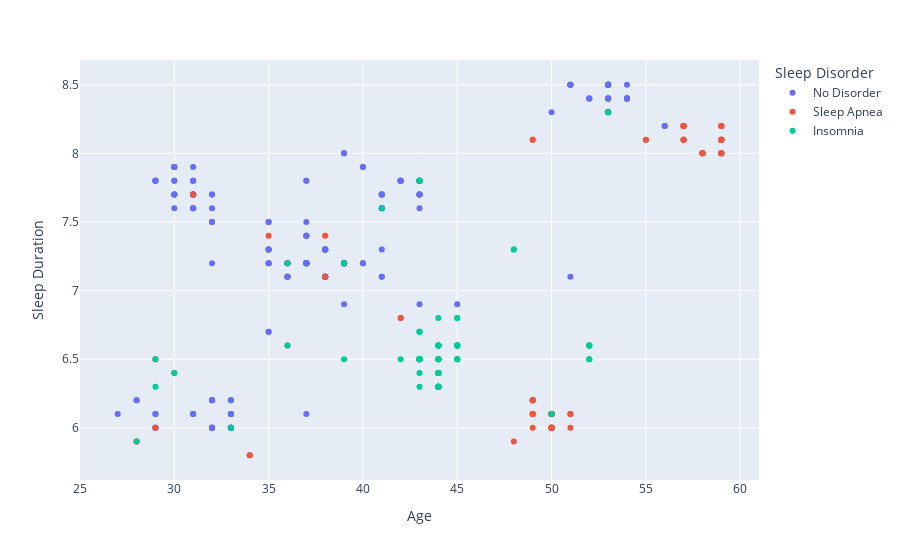

Notebook source saved alongside this figure:
### Markdown cell above
We can see that Nurses are highly affected by sleep apnea, while salespersons and teachers are affected by insomnia. on the other hand, doctors and engineers have no sleeping disorders.

### Code cell
fig=px.scatter(data,x='Age',y='Sleep Duration',color='Sleep Disorder')
fig.show()

### Figure 1 — Plotly figure (JSON) as saved in the notebook; plotly's stock layout.template omitted (floating-point values rounded to 4 significant figures; data arrays with more than 128 entries replaced by an {"elided": "..."} marker saying what was removed)
{"data": [{"hovertemplate": "Sleep Disorder=No Disorder<br>Age=%{x}<br>Sleep Duration=%{y}<extra></extra>", "legendgroup": "No Disorder", "marker": {"color": "#636efa", "symbol": "circle"}, "mode": "markers", "name": "No Disorder", "orientation": "v", "showlegend": true, "type": "scatter", "x": {"elided": "219 int values"}, "xaxis": "x", "y": {"elided": "219 float values"}, "yaxis": "y"}, {"hovertemplate": "Sleep Disorder=Sleep Apnea<br>Age=%{x}<br>Sleep Duration=%{y}<extra></extra>", "legendgroup": "Sleep Apnea", "marker": {"color": "#EF553B", "symbol": "circle"}, "mode": "markers", "name": "Sleep Apnea", "orientation": "v", "showlegend": true, "type": "scatter", "x": [28, 28, 29, 29, 30, 31, 34, 34, 35, 36, 36, 38, 38, 42, 42, 43, 43, 48, 49, 49, 49, 49, 49, 49, 49, 49, 49, 49, 50, 50, 50, 50, 50, 50, 50, 50, 50, 50, 50, 50, 50, 50, 50, 50, 50, 51, 51, 51, 55, 55, 57, 57, 57, 57, 57, 57, 57, 57, 58, 58, 58, 58, 58, 58, 59, 59, 59, 59, 59, 59, 59, 59, 59, 59, 59, 59, 59, 59], "xaxis": "x", "y": [5.9, 5.9, 6.5, 6, 6.4, 7.7, 5.8, 5.8, 7.4, 6.6, 7.2, 7.1, 7.4, 6.8, 6.8, 7.8, 6.5, 5.9, 6, 6.1, 6.1, 6.1, 6.1, 6.2, 6.2, 6.2, 8.1, 8.1, 6.1, 6, 6, 6, 6, 6, 6, 6, 6.1, 6, 6.1, 6.1, 6, 6.1, 6, 6.1, 6.1, 6, 6.1, 6.1, 8.1, 8.1, 8.2, 8.2, 8.2, 8.2, 8.2, 8.1, 8.1, 8.1, 8, 8, 8, 8, 8, 8, 8.2, 8.2, 8.2, 8.2, 8, 8, 8.1, 8, 8.1, 8.1, 8, 8.1, 8.1, 8.1], "yaxis": "y"}, {"hovertemplate": "Sleep Disorder=Insomnia<br>Age=%{x}<br>Sleep Duration=%{y}<extra></extra>", "legendgroup": "Insomnia", "marker": {"color": "#00cc96", "symbol": "circle"}, "mode": "markers", "name": "Insomnia", "orientation": "v", "showlegend": true, "type": "scatter", "x": [28, 29, 29, 30, 33, 36, 36, 39, 39, 41, 42, 43, 43, 43, 43, 43, 43, 43, 43, 43, 43, 43, 43, 43, 43, 43, 43, 43, 44, 44, 44, 44, 44, 44, 44, 44, 44, 44, 44, 44, 44, 44, 44, 44, 44, 44, 44, 44, 44, 44, 44, 44, 44, 44, 44, 44, 45, 45, 45, 45, 45, 45, 45, 45, 45, 45, 45, 48, 48, 50, 52, 52, 52, 52, 52, 52, 53], "xaxis": "x", "y": [5.9, 6.3, 6.5, 6.4, 6, 7.2, 6.6, 7.2, 6.5, 7.6, 6.5, 6.7, 6.3, 6.7, 6.5, 6.7, 6.4, 6.5, 6.5, 6.5, 6.5, 6.5, 6.5, 6.5, 6.5, 6.5, 7.8, 7.8, 6.6, 6.4, 6.3, 6.4, 6.6, 6.3, 6.6, 6.3, 6.6, 6.3, 6.6, 6.3, 6.6, 6.3, 6.6, 6.3, 6.4, 6.5, 6.3, 6.4, 6.5, 6.3, 6.4, 6.5, 6.3, 6.5, 6.3, 6.8, 6.8, 6.8, 6.5, 6.5, 6.5, 6.5, 6.6, 6.6, 6.6, 6.6, 6.6, 7.3, 7.3, 6.1, 6.5, 6.5, 6.6, 6.6, 6.6, 6.6, 8.3], "yaxis": "y"}], "layout": {"autosize": true, "legend": {"title": {"text": "Sleep Disorder"}, "tracegroupgap": 0}, "margin": {"t": 60}, "xaxis": {"anchor": "y", "autorange": true, "domain": [0, 1], "range": [25.05, 60.95], "title": {"text": "Age"}, "type": "linear"}, "yaxis": {"anchor": "x", "autorange": true, "domain": [0, 1], "range": [5.591, 8.709], "title": {"text": "Sleep Duration"}, "type": "linear"}}}
